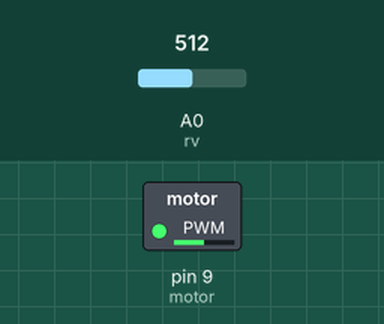
This sketch was run on a simulated Arduino Uno, built with avr-gcc and run on an emulated ATmega328P. On the bench: switched loads named in the sketch (green lamp = pin HIGH). The test bench sets the inputs (shaded band); at power-on: A0 (rv) = 512.

Above: at 1.2 s.
1.3 s: A0 (rv) set to 716
At 2.5 s:
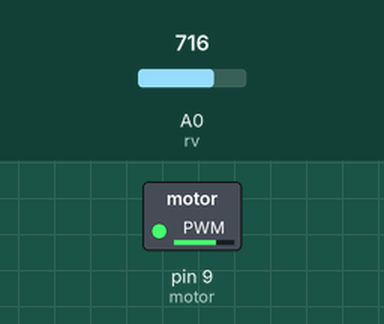
2.8 s: A0 (rv) set to 900
At 3.7 s:
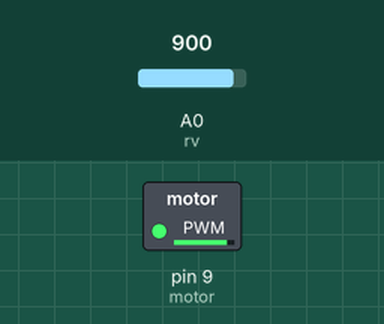
4.3 s: A0 (rv) set to 122
At 4.9 s:
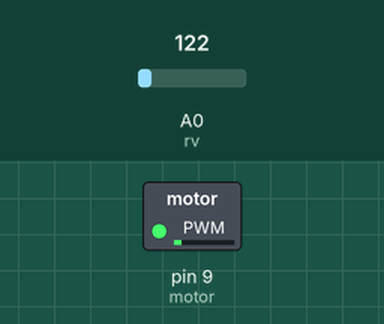
5.8 s: A0 (rv) set to 0
At 7.0 s:
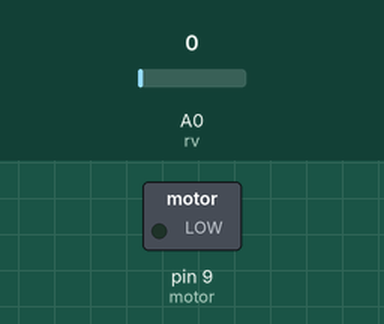
7.3 s: A0 (rv) set to 511
At 8.4 s:
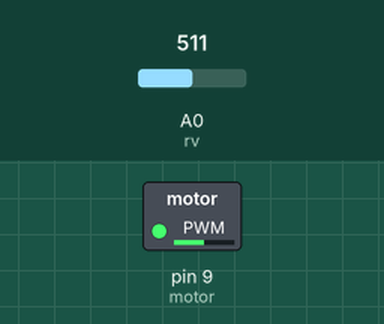
Timing chart, 0 to 9.8 s (numbered marks = the images above; inputs shaded):
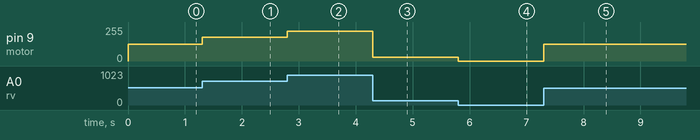

Measured:
- after the input at 1.3 s, pin 9 (motor): 127/255 → 178/255 at once
- after the input at 2.8 s, pin 9 (motor): 178/255 → 224/255 at once
- after the input at 4.3 s, pin 9 (motor): 224/255 → 30/255 at once
- after the input at 5.8 s, pin 9 (motor): 30/255 → 0/255 at once
- after the input at 7.3 s, pin 9 (motor): 0/255 → 127/255 at once

The sketch:

speed-dc-motor.ino
```cpp
int motor = 9;//Chân PWM kết nối motor Arduino
int rv = A0;//Chân kết nối biến trở với Arduino
void setup(){
  pinMode(motor, OUTPUT);//Khai báo chân motor sẽ là ngõ ra
}
void loop(){
  int value = analogRead(rv);//Đọc giá trị điện áp từ biến trở
  int motor_speed = map(value,0,1023,0,255);//chuyển thang đo của value từ 0-1023 sang 0-255
  analogWrite(motor, motor_speed);//Gán tốc độ quay của motor dựa vào giá trị biến trở
}
```
